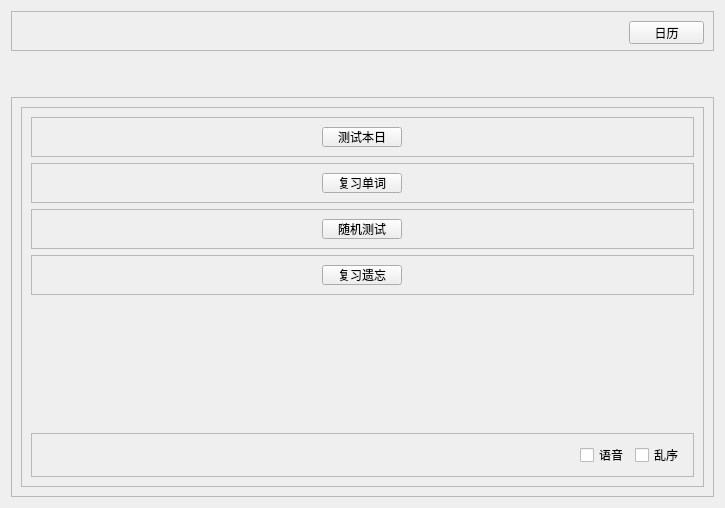
            <widget class="QWidget" name="exam_main">
             <layout class="QGridLayout" name="gridLayout">
              <item row="1" column="0">
               <widget class="QFrame" name="frame">
                <property name="maximumSize">
                 <size>
                  <width>16777215</width>
                  <height>40</height>
                 </size>
                </property>
                <property name="frameShape">
                 <enum>QFrame::StyledPanel</enum>
                </property>
                <property name="frameShadow">
                 <enum>QFrame::Raised</enum>
                </property>
                <layout class="QHBoxLayout" name="horizontalLayout_4">
                 <item>
                  <spacer name="horizontalSpacer_2">
                   <property name="orientation">
                    <enum>Qt::Horizontal</enum>
                   </property>
                   <property name="sizeHint" stdset="0">
                    <size>
                     <width>40</width>
                     <height>20</height>
                    </size>
                   </property>
                  </spacer>
                 </item>
                 <item>
                  <widget class="QPushButton" name="change_calendar">
                   <property name="minimumSize">
                    <size>
                     <width>75</width>
                     <height>23</height>
                    </size>
                   </property>
                   <property name="maximumSize">
                    <size>
                     <width>75</width>
                     <height>23</height>
                    </size>
                   </property>
                   <property name="text">
                    <string>日历</string>
                   </property>
                  </widget>
                 </item>
                </layout>
               </widget>
              </item>
              <item row="2" column="0">
               <spacer name="verticalSpacer_14">
                <property name="orientation">
                 <enum>Qt::Vertical</enum>
                </property>
                <property name="sizeType">
                 <enum>QSizePolicy::Expanding</enum>
                </property>
                <property name="sizeHint" stdset="0">
                 <size>
                  <width>20</width>
                  <height>40</height>
                 </size>
                </property>
               </spacer>
              </item>
              <item row="3" column="0">
               <widget class="QFrame" name="frame_10">
                <property name="minimumSize">
                 <size>
                  <width>0</width>
                  <height>400</height>
                 </size>
                </property>
                <property name="layoutDirection">
                 <enum>Qt::LeftToRight</enum>
                </property>
                <property name="frameShape">
                 <enum>QFrame::StyledPanel</enum>
                </property>
                <property name="frameShadow">
                 <enum>QFrame::Raised</enum>
                </property>
                <layout class="QVBoxLayout" name="verticalLayout_23">
                 <item>
                  <widget class="QFrame" name="frame_15">
                   <property name="frameShape">
                    <enum>QFrame::StyledPanel</enum>
                   </property>
                   <property name="frameShadow">
                    <enum>QFrame::Raised</enum>
                   </property>
                   <layout class="QVBoxLayout" name="verticalLayout_24">
                    <item>
                     <widget class="QFrame" name="frame_exam_today">
                      <property name="frameShape">
                       <enum>QFrame::StyledPanel</enum>
                      </property>
                      <property name="frameShadow">
                       <enum>QFrame::Raised</enum>
                      </property>
                      <layout class="QHBoxLayout" name="horizontalLayout_21">
                       <item>
                        <widget class="QPushButton" name="exam_today_button">
                         <property name="maximumSize">
                          <size>
                           <width>80</width>
                           <height>20</height>
                          </size>
                         </property>
                         <property name="text">
                          <string>测试本日</string>
                         </property>
                        </widget>
                       </item>
                      </layout>
                     </widget>
                    </item>
                    <item>
                     <widget class="QFrame" name="frame_review_words">
                      <property name="frameShape">
                       <enum>QFrame::StyledPanel</enum>
                      </property>
                      <property name="frameShadow">
                       <enum>QFrame::Raised</enum>
                      </property>
                      <layout class="QHBoxLayout" name="horizontalLayout_19">
                       <item>
                        <widget class="QPushButton" name="review_words_button">
                         <property name="sizePolicy">
                          <sizepolicy hsizetype="Minimum" vsizetype="Fixed">
                           <horstretch>0</horstretch>
                           <verstretch>0</verstretch>
                          </sizepolicy>
                         </property>
                         <property name="maximumSize">
                          <size>
                           <width>80</width>
                           <height>20</height>
                          </size>
                         </property>
                         <property name="layoutDirection">
                          <enum>Qt::LeftToRight</enum>
                         </property>
                         <property name="text">
                          <string>复习单词</string>
                         </property>
                         <property name="autoDefault">
                          <bool>false</bool>
                         </property>
                         <property name="flat">
                          <bool>false</bool>
                         </property>
                        </widget>
                       </item>
                      </layout>
                     </widget>
                    </item>
                    <item>
                     <widget class="QFrame" name="frame_radom_exam">
                      <property name="frameShape">
                       <enum>QFrame::StyledPanel</enum>
                      </property>
                      <property name="frameShadow">
                       <enum>QFrame::Raised</enum>
                      </property>
                      <layout class="QHBoxLayout" name="horizontalLayout_20">
                       <item>
                        <widget class="QPushButton" name="radom_exam_button">
                         <property name="maximumSize">
                          <size>
                           <width>80</width>
                           <height>20</height>
                          </size>
                         </property>
                         <property name="text">
                          <string>随机测试</string>
                         </property>
                        </widget>
                       </item>
                      </layout>
                     </widget>
                    </item>
                    <item>
                     <widget class="QFrame" name="frame_review_Forgotten">
                      <property name="frameShape">
                       <enum>QFrame::StyledPanel</enum>
                      </property>
                      <property name="frameShadow">
                       <enum>QFrame::Raised</enum>
                      </property>
                      <layout class="QHBoxLayout" name="horizontalLayout_22">
                       <item>
                        <widget class="QPushButton" name="review_Forgotten_button">
                         <property name="maximumSize">
                          <size>
                           <width>80</width>
                           <height>20</height>
                          </size>
                         </property>
                         <property name="text">
                          <string>复习遗忘</string>
                         </property>
                        </widget>
                       </item>
                      </layout>
                     </widget>
                    </item>
                    <item>
                     <spacer name="verticalSpacer_16">
                      <property name="orientation">
                       <enum>Qt::Vertical</enum>
                      </property>
                      <property name="sizeHint" stdset="0">
                       <size>
                        <width>20</width>
                        <height>40</height>
                       </size>
                      </property>
                     </spacer>
                    </item>
                    <item>
                     <widget class="QFrame" name="option_frame">
                      <property name="frameShape">
                       <enum>QFrame::StyledPanel</enum>
                      </property>
                      <property name="frameShadow">
                       <enum>QFrame::Raised</enum>
                      </property>
                      <layout class="QHBoxLayout" name="horizontalLayout_24">
                       <item>
                        <spacer name="horizontalSpacer_8">
                         <property name="orientation">
                          <enum>Qt::Horizontal</enum>
                         </property>
                         <property name="sizeHint" stdset="0">
                          <size>
                           <width>539</width>
                           <height>20</height>
                          </size>
                         </property>
                        </spacer>
                       </item>
                       <item>
                        <widget class="QCheckBox" name="checkBox_voice">
                         <property name="text">
                          <string>语音</string>
                         </property>
                        </widget>
                       </item>
                       <item>
                        <widget class="QCheckBox" name="checkBox_random">
                         <property name="text">
                          <string>乱序</string>
                         </property>
                        </widget>
                       </item>
                      </layout>
                     </widget>
                    </item>
                   </layout>
                  </widget>
                 </item>
                </layout>
               </widget>
              </item>
             </layout>
            </widget>
